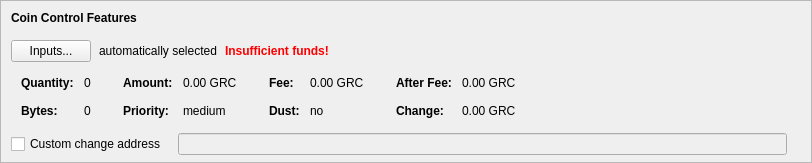
    <widget class="QFrame" name="frameCoinControl">
     <property name="sizePolicy">
      <sizepolicy hsizetype="Expanding" vsizetype="Expanding">
       <horstretch>0</horstretch>
       <verstretch>0</verstretch>
      </sizepolicy>
     </property>
     <property name="maximumSize">
      <size>
       <width>16777215</width>
       <height>16777215</height>
      </size>
     </property>
     <property name="frameShape">
      <enum>QFrame::StyledPanel</enum>
     </property>
     <property name="frameShadow">
      <enum>QFrame::Sunken</enum>
     </property>
     <layout class="QVBoxLayout" name="verticalLayoutCoinControl2">
      <property name="spacing">
       <number>0</number>
      </property>
      <property name="leftMargin">
       <number>0</number>
      </property>
      <property name="topMargin">
       <number>0</number>
      </property>
      <property name="rightMargin">
       <number>0</number>
      </property>
      <property name="bottomMargin">
       <number>6</number>
      </property>
      <item>
       <layout class="QVBoxLayout" name="verticalLayoutCoinControl" stretch="0,0,0,0,1">
        <property name="spacing">
         <number>0</number>
        </property>
        <property name="leftMargin">
         <number>10</number>
        </property>
        <property name="topMargin">
         <number>10</number>
        </property>
        <item>
         <layout class="QHBoxLayout" name="horizontalLayoutCoinControl1">
          <property name="bottomMargin">
           <number>15</number>
          </property>
          <item>
           <widget class="QLabel" name="labelCoinControlFeatures">
            <property name="sizePolicy">
             <sizepolicy hsizetype="Preferred" vsizetype="Maximum">
              <horstretch>0</horstretch>
              <verstretch>0</verstretch>
             </sizepolicy>
            </property>
            <property name="font">
             <font>
              <weight>75</weight>
              <bold>true</bold>
             </font>
            </property>
            <property name="styleSheet">
             <string notr="true">font-weight:bold;</string>
            </property>
            <property name="text">
             <string>Coin Control Features</string>
            </property>
           </widget>
          </item>
         </layout>
        </item>
        <item>
         <layout class="QHBoxLayout" name="horizontalLayoutCoinControl2" stretch="0,0,0,0">
          <property name="spacing">
           <number>8</number>
          </property>
          <property name="bottomMargin">
           <number>10</number>
          </property>
          <item>
           <widget class="QPushButton" name="pushButtonCoinControl">
            <property name="styleSheet">
             <string notr="true"/>
            </property>
            <property name="text">
             <string>Inputs...</string>
            </property>
            <property name="autoDefault">
             <bool>false</bool>
            </property>
           </widget>
          </item>
          <item>
           <widget class="QLabel" name="labelCoinControlAutomaticallySelected">
            <property name="text">
             <string>automatically selected</string>
            </property>
            <property name="margin">
             <number>5</number>
            </property>
           </widget>
          </item>
          <item>
           <widget class="QLabel" name="labelCoinControlInsuffFunds">
            <property name="font">
             <font>
              <weight>75</weight>
              <bold>true</bold>
             </font>
            </property>
            <property name="styleSheet">
             <string notr="true">color:red;font-weight:bold;</string>
            </property>
            <property name="text">
             <string>Insufficient funds!</string>
            </property>
            <property name="margin">
             <number>5</number>
            </property>
           </widget>
          </item>
          <item>
           <spacer name="horizontalSpacerCoinControl">
            <property name="orientation">
             <enum>Qt::Horizontal</enum>
            </property>
            <property name="sizeHint" stdset="0">
             <size>
              <width>40</width>
              <height>1</height>
             </size>
            </property>
           </spacer>
          </item>
         </layout>
        </item>
        <item>
         <widget class="QWidget" name="widgetCoinControl" native="true">
          <property name="sizePolicy">
           <sizepolicy hsizetype="Preferred" vsizetype="Preferred">
            <horstretch>0</horstretch>
            <verstretch>0</verstretch>
           </sizepolicy>
          </property>
          <property name="minimumSize">
           <size>
            <width>0</width>
            <height>0</height>
           </size>
          </property>
          <property name="styleSheet">
           <string notr="true"/>
          </property>
          <layout class="QHBoxLayout" name="horizontalLayoutCoinControl5">
           <property name="leftMargin">
            <number>0</number>
           </property>
           <property name="topMargin">
            <number>0</number>
           </property>
           <property name="rightMargin">
            <number>0</number>
           </property>
           <property name="bottomMargin">
            <number>0</number>
           </property>
           <item>
            <layout class="QHBoxLayout" name="horizontalLayoutCoinControl3" stretch="0,0,0,1">
             <property name="spacing">
              <number>20</number>
             </property>
             <property name="topMargin">
              <number>0</number>
             </property>
             <property name="bottomMargin">
              <number>10</number>
             </property>
             <item>
              <layout class="QFormLayout" name="formLayoutCoinControl1">
               <property name="horizontalSpacing">
                <number>10</number>
               </property>
               <property name="verticalSpacing">
                <number>14</number>
               </property>
               <property name="leftMargin">
                <number>10</number>
               </property>
               <property name="topMargin">
                <number>4</number>
               </property>
               <property name="rightMargin">
                <number>6</number>
               </property>
               <item row="0" column="0">
                <widget class="QLabel" name="labelCoinControlQuantityText">
                 <property name="font">
                  <font>
                   <weight>75</weight>
                   <bold>true</bold>
                  </font>
                 </property>
                 <property name="text">
                  <string>Quantity:</string>
                 </property>
                 <property name="margin">
                  <number>0</number>
                 </property>
                </widget>
               </item>
               <item row="0" column="1">
                <widget class="QLabel" name="labelCoinControlQuantity">
                 <property name="cursor">
                  <cursorShape>IBeamCursor</cursorShape>
                 </property>
                 <property name="contextMenuPolicy">
                  <enum>Qt::ActionsContextMenu</enum>
                 </property>
                 <property name="text">
                  <string notr="true">0</string>
                 </property>
                 <property name="margin">
                  <number>0</number>
                 </property>
                 <property name="textInteractionFlags">
                  <set>Qt::LinksAccessibleByMouse|Qt::TextSelectableByKeyboard|Qt::TextSelectableByMouse</set>
                 </property>
                </widget>
               </item>
               <item row="1" column="0">
                <widget class="QLabel" name="labelCoinControlBytesText">
                 <property name="font">
                  <font>
                   <weight>75</weight>
                   <bold>true</bold>
                  </font>
                 </property>
                 <property name="text">
                  <string>Bytes:</string>
                 </property>
                </widget>
               </item>
               <item row="1" column="1">
                <widget class="QLabel" name="labelCoinControlBytes">
                 <property name="cursor">
                  <cursorShape>IBeamCursor</cursorShape>
                 </property>
                 <property name="contextMenuPolicy">
                  <enum>Qt::ActionsContextMenu</enum>
                 </property>
                 <property name="text">
                  <string notr="true">0</string>
                 </property>
                 <property name="textInteractionFlags">
                  <set>Qt::LinksAccessibleByMouse|Qt::TextSelectableByKeyboard|Qt::TextSelectableByMouse</set>
                 </property>
                </widget>
               </item>
              </layout>
             </item>
             <item>
              <layout class="QFormLayout" name="formLayoutCoinControl2">
               <property name="horizontalSpacing">
                <number>10</number>
               </property>
               <property name="verticalSpacing">
                <number>14</number>
               </property>
               <property name="leftMargin">
                <number>6</number>
               </property>
               <property name="topMargin">
                <number>4</number>
               </property>
               <property name="rightMargin">
                <number>6</number>
               </property>
               <item row="0" column="0">
                <widget class="QLabel" name="labelCoinControlAmountText">
                 <property name="font">
                  <font>
                   <weight>75</weight>
                   <bold>true</bold>
                  </font>
                 </property>
                 <property name="text">
                  <string>Amount:</string>
                 </property>
                 <property name="margin">
                  <number>0</number>
                 </property>
                </widget>
               </item>
               <item row="0" column="1">
                <widget class="QLabel" name="labelCoinControlAmount">
                 <property name="cursor">
                  <cursorShape>IBeamCursor</cursorShape>
                 </property>
                 <property name="contextMenuPolicy">
                  <enum>Qt::ActionsContextMenu</enum>
                 </property>
                 <property name="text">
                  <string notr="true">0.00 GRC</string>
                 </property>
                 <property name="textInteractionFlags">
                  <set>Qt::LinksAccessibleByMouse|Qt::TextSelectableByKeyboard|Qt::TextSelectableByMouse</set>
                 </property>
                </widget>
               </item>
               <item row="1" column="0">
                <widget class="QLabel" name="labelCoinControlPriorityText">
                 <property name="font">
                  <font>
                   <weight>75</weight>
                   <bold>true</bold>
                  </font>
                 </property>
                 <property name="text">
                  <string>Priority:</string>
                 </property>
                </widget>
               </item>
               <item row="1" column="1">
                <widget class="QLabel" name="labelCoinControlPriority">
                 <property name="cursor">
                  <cursorShape>IBeamCursor</cursorShape>
                 </property>
                 <property name="contextMenuPolicy">
                  <enum>Qt::ActionsContextMenu</enum>
                 </property>
                 <property name="text">
                  <string notr="true">medium</string>
                 </property>
                 <property name="textInteractionFlags">
                  <set>Qt::LinksAccessibleByMouse|Qt::TextSelectableByKeyboard|Qt::TextSelectableByMouse</set>
                 </property>
                </widget>
               </item>
              </layout>
             </item>
             <item>
              <layout class="QFormLayout" name="formLayoutCoinControl3">
               <property name="horizontalSpacing">
                <number>10</number>
               </property>
               <property name="verticalSpacing">
                <number>14</number>
               </property>
               <property name="leftMargin">
                <number>6</number>
               </property>
               <property name="topMargin">
                <number>4</number>
               </property>
               <property name="rightMargin">
                <number>6</number>
               </property>
               <item row="0" column="0">
                <widget class="QLabel" name="labelCoinControlFeeText">
                 <property name="font">
                  <font>
                   <weight>75</weight>
                   <bold>true</bold>
                  </font>
                 </property>
                 <property name="text">
                  <string>Fee:</string>
                 </property>
                 <property name="margin">
                  <number>0</number>
                 </property>
                </widget>
               </item>
               <item row="0" column="1">
                <widget class="QLabel" name="labelCoinControlFee">
                 <property name="cursor">
                  <cursorShape>IBeamCursor</cursorShape>
                 </property>
                 <property name="contextMenuPolicy">
                  <enum>Qt::ActionsContextMenu</enum>
                 </property>
                 <property name="text">
                  <string notr="true">0.00 GRC</string>
                 </property>
                 <property name="textInteractionFlags">
                  <set>Qt::LinksAccessibleByMouse|Qt::TextSelectableByKeyboard|Qt::TextSelectableByMouse</set>
                 </property>
                </widget>
               </item>
               <item row="1" column="0">
                <widget class="QLabel" name="labelCoinControlLowOutputText">
                 <property name="font">
                  <font>
                   <weight>75</weight>
                   <bold>true</bold>
                  </font>
                 </property>
                 <property name="text">
                  <string>Dust:</string>
                 </property>
                </widget>
               </item>
               <item row="1" column="1">
                <widget class="QLabel" name="labelCoinControlLowOutput">
                 <property name="cursor">
                  <cursorShape>IBeamCursor</cursorShape>
                 </property>
                 <property name="contextMenuPolicy">
                  <enum>Qt::ActionsContextMenu</enum>
                 </property>
                 <property name="text">
                  <string notr="true">no</string>
                 </property>
                 <property name="textInteractionFlags">
                  <set>Qt::LinksAccessibleByMouse|Qt::TextSelectableByKeyboard|Qt::TextSelectableByMouse</set>
                 </property>
                </widget>
               </item>
              </layout>
             </item>
             <item>
              <layout class="QFormLayout" name="formLayoutCoinControl4">
               <property name="horizontalSpacing">
                <number>10</number>
               </property>
               <property name="verticalSpacing">
                <number>14</number>
               </property>
               <property name="leftMargin">
                <number>6</number>
               </property>
               <property name="topMargin">
                <number>4</number>
               </property>
               <property name="rightMargin">
                <number>6</number>
               </property>
               <item row="0" column="0">
                <widget class="QLabel" name="labelCoinControlAfterFeeText">
                 <property name="font">
                  <font>
                   <weight>75</weight>
                   <bold>true</bold>
                  </font>
                 </property>
                 <property name="text">
                  <string>After Fee:</string>
                 </property>
                 <property name="margin">
                  <number>0</number>
                 </property>
                </widget>
               </item>
               <item row="0" column="1">
                <widget class="QLabel" name="labelCoinControlAfterFee">
                 <property name="cursor">
                  <cursorShape>IBeamCursor</cursorShape>
                 </property>
                 <property name="contextMenuPolicy">
                  <enum>Qt::ActionsContextMenu</enum>
                 </property>
                 <property name="text">
                  <string notr="true">0.00 GRC</string>
                 </property>
                 <property name="textInteractionFlags">
                  <set>Qt::LinksAccessibleByMouse|Qt::TextSelectableByKeyboard|Qt::TextSelectableByMouse</set>
                 </property>
                </widget>
               </item>
               <item row="1" column="0">
                <widget class="QLabel" name="labelCoinControlChangeText">
                 <property name="font">
                  <font>
                   <weight>75</weight>
                   <bold>true</bold>
                  </font>
                 </property>
                 <property name="text">
                  <string>Change:</string>
                 </property>
                </widget>
               </item>
               <item row="1" column="1">
                <widget class="QLabel" name="labelCoinControlChange">
                 <property name="cursor">
                  <cursorShape>IBeamCursor</cursorShape>
                 </property>
                 <property name="contextMenuPolicy">
                  <enum>Qt::ActionsContextMenu</enum>
                 </property>
                 <property name="text">
                  <string notr="true">0.00 GRC</string>
                 </property>
                 <property name="textInteractionFlags">
                  <set>Qt::LinksAccessibleByMouse|Qt::TextSelectableByKeyboard|Qt::TextSelectableByMouse</set>
                 </property>
                </widget>
               </item>
              </layout>
             </item>
            </layout>
           </item>
          </layout>
         </widget>
        </item>
        <item>
         <layout class="QHBoxLayout" name="horizontalLayoutCoinControl4" stretch="0,0,0">
          <property name="spacing">
           <number>12</number>
          </property>
          <property name="sizeConstraint">
           <enum>QLayout::SetDefaultConstraint</enum>
          </property>
          <property name="topMargin">
           <number>5</number>
          </property>
          <property name="rightMargin">
           <number>5</number>
          </property>
          <item>
           <widget class="QCheckBox" name="checkBoxCoinControlChange">
            <property name="toolTip">
             <string>If this is activated, but the change address is empty or invalid, change will be sent to a newly generated address.</string>
            </property>
            <property name="text">
             <string>Custom change address</string>
            </property>
           </widget>
          </item>
          <item>
           <widget class="QValidatedLineEdit" name="lineEditCoinControlChange">
            <property name="enabled">
             <bool>false</bool>
            </property>
            <property name="sizePolicy">
             <sizepolicy hsizetype="Expanding" vsizetype="Fixed">
              <horstretch>0</horstretch>
              <verstretch>0</verstretch>
             </sizepolicy>
            </property>
           </widget>
          </item>
          <item>
           <widget class="QLabel" name="labelCoinControlChangeLabel">
            <property name="sizePolicy">
             <sizepolicy hsizetype="Preferred" vsizetype="Expanding">
              <horstretch>0</horstretch>
              <verstretch>0</verstretch>
             </sizepolicy>
            </property>
            <property name="minimumSize">
             <size>
              <width>0</width>
              <height>0</height>
             </size>
            </property>
            <property name="text">
             <string/>
            </property>
            <property name="margin">
             <number>3</number>
            </property>
           </widget>
          </item>
         </layout>
        </item>
        <item>
         <spacer name="verticalSpacerCoinControl">
          <property name="orientation">
           <enum>Qt::Vertical</enum>
          </property>
          <property name="sizeHint" stdset="0">
           <size>
            <width>800</width>
            <height>1</height>
           </size>
          </property>
         </spacer>
        </item>
       </layout>
      </item>
     </layout>
    </widget>
